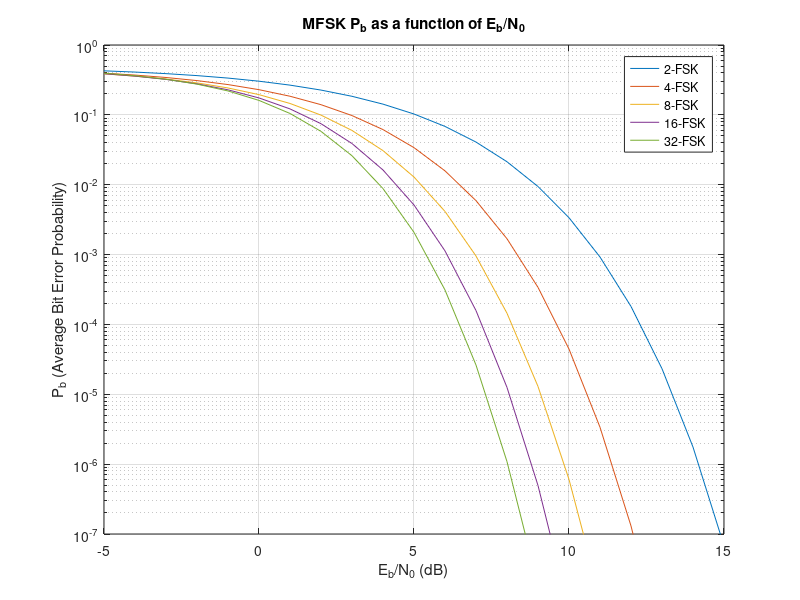
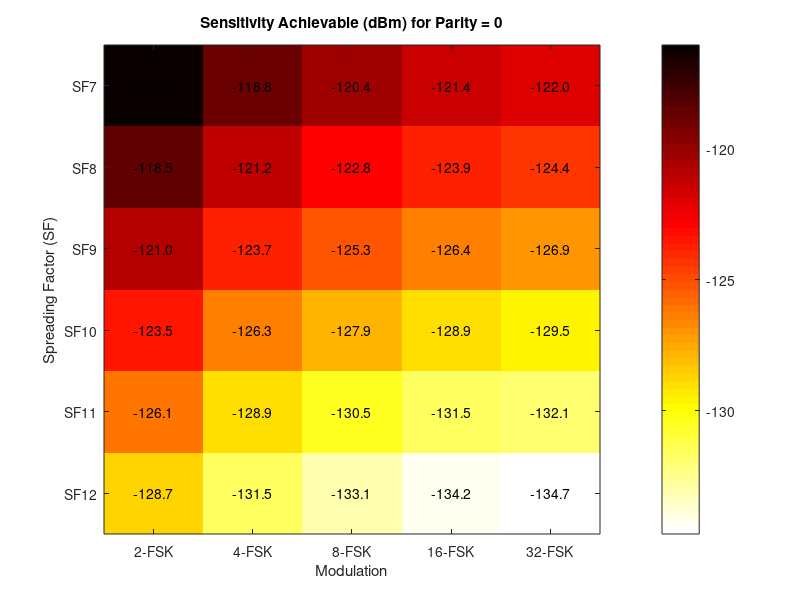
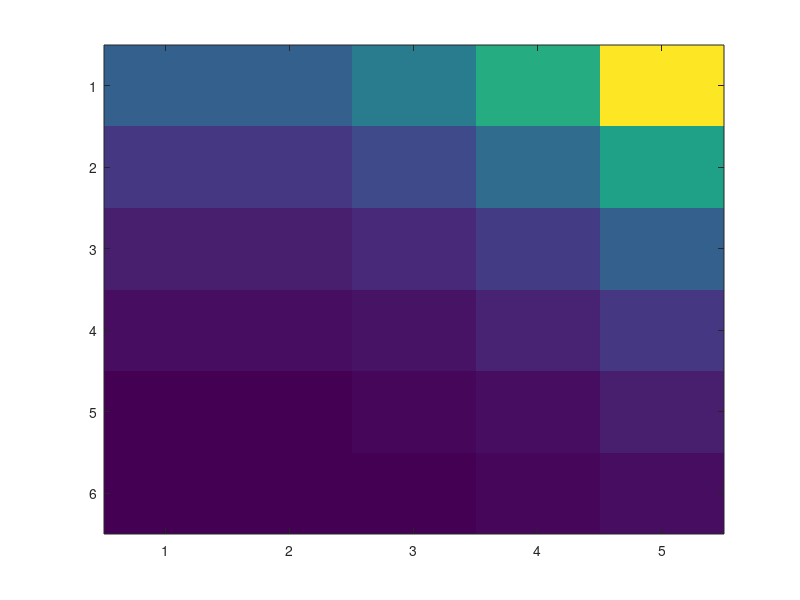

Reproduce these figures in MATLAB, in order. (Note: this script raises an error after producing the figures.)
clc; clear; close all;

%% Vectorized!!!!!!!!!!!!!!!!!
function Pb = compute_Pb(EbN0_vec, M)
    Pb = zeros(size(EbN0_vec));
    for k = 1:length(EbN0_vec)
        EbN0 = EbN0_vec(k);
        Pb_k = 0;
        for n = 1:M-1
            term = ((M / 2) / (M - 1)) * ((-1)^(n+1) / (n + 1)) * nchoosek(M - 1, n) * exp((-n * log2(M) * EbN0) / (n + 1)); %log2(M) because Es=m*Eb
            Pb_k = Pb_k + term;
        end
        Pb(k) = Pb_k;
    end
end

%% Main script
target_Pb = 1e-5;
m_values = 1:5;
EbN0_dB_range = -5:1:15;
EbN0_lin_range = 10.^(EbN0_dB_range / 10);
EbN0_estimated = zeros(1, length(m_values));

figure;
for idx = 1:length(m_values)
    m = m_values(idx);
    M = 2^m;
    Pb_values = compute_Pb(EbN0_lin_range, M);
    
    % Estimate required Eb/N0 for target Pb
    EbN0_estimated(idx) = interp1(Pb_values, EbN0_dB_range, target_Pb, 'linear', 'extrap');
    
    semilogy(EbN0_dB_range, Pb_values, 'DisplayName', sprintf('%d-FSK', M)); hold on;
end

title('MFSK P_b as a function of E_b/N_0');
xlabel('E_b/N_0 (dB)');
ylabel('P_b (Average Bit Error Probability)');
legend show;
grid on;
ylim([1e-7, 1]);

%% LoRa spectral efficiency & bit rate (SF fixed)
%SF = 7;  % can change to 7 if needed
SF_values = 7:12;
p_values = 0:4;
BW_LoRa = 125e3;

spec_eff = zeros(length(SF_values), length(p_values));
bit_rate = zeros(length(SF_values), length(p_values));
for i = 1:length(SF_values)
    SF = SF_values(i);
    for j = 1:length(p_values)
        p = p_values(j);
        spec_eff(i,j) = (SF / (2^SF)) * (4 / (4 + p));
        bit_rate(i,j) = spec_eff(i,j) * BW_LoRa;
    end
end
disp(bit_rate);
%% Sensitivity and Bandwidth computation: bit rate fixed
NF = 6; % Noise figure
S = zeros(length(SF_values), length(p_values), length(m_values));
BW = zeros(length(SF_values), length(p_values), length(m_values));
for idx1 = 1:length(m_values) %5
    m = m_values(idx1);
    fprintf('Estimated Sensitivity for %d-FSK (dB): \n', 2^m);
    for idx2 = 1:length(SF_values) %7
        for idx3 = 1:length(p_values) %5
            EbN0_lin = 10^(EbN0_estimated(idx1)/10);
            Rb = bit_rate(idx2, idx3);
            S(idx2, idx3, idx1) = -174 + NF + 10 * log10(Rb * EbN0_lin);
            BW(idx2, idx3, idx1) = ((2^m) * Rb) / m;
        end
    end
    disp(S(:,:,idx1));
    fprintf('and Estimated Bandwidth for %d-FSK (dB): \n', 2^m);
    disp(BW(:,:,idx1));
end


%% Display for bit rate fixed
% Settings
SF_values = 7:12;
m_values = [1 2 3 4 5]; % → M = 2, 4, 8, 16, 32
M_labels = {'2-FSK', '4-FSK', '8-FSK', '16-FSK', '32-FSK'};
p_index = 1; % Parity = 0

% Extract sensitivity and bandwidth for parity = 0
S_p0 = squeeze(S(:, p_index, :));  % [SF x MFSK]
BW_p0 = squeeze(BW(:, p_index, :)); % [SF x MFSK]

% --- Heatmap: Sensitivity ---
figure;
imagesc(S_p0);
colormap(flipud(hot));
colorbar;
title('Sensitivity Achievable (dBm) for Parity = 0');
xlabel('Modulation');
ylabel('Spreading Factor (SF)');
xticks(1:length(M_labels));
xticklabels(M_labels);
yticks(1:length(SF_values));
yticklabels(arrayfun(@(x) sprintf('SF%d', x), SF_values, 'UniformOutput', false));
for i = 1:size(S_p0,1)
    for j = 1:size(S_p0,2)
        text(j, i, sprintf('%.1f', S_p0(i,j)), 'HorizontalAlignment', 'center', 'Color', 'k');
    end
end

% --- Heatmap: Bandwidth ---
figure;
imagesc(BW_p0);
colormap(parula);
colorbar;
title('Bandwidth Needed (Hz) for Parity = 0');
xlabel('Modulation');
ylabel('Spreading Factor (SF)');
xticks(1:length(M_labels));
xticklabels(M_labels);
yticks(1:length(SF_values));
yticklabels(arrayfun(@(x) sprintf('SF%d', x), SF_values, 'UniformOutput', false));
for i = 1:size(BW_p0,1)
    for j = 1:size(BW_p0,2)
        text(j, i, sprintf('%.0f', BW_p0(i,j)), 'HorizontalAlignment', 'center', 'Color', 'k');
    end
end




%% Sensitivity fixed like LoRa SF12

%% Final Sensitivity Table: Sensitivity (dBm) for each (SF, p) at fixed Pb
BW_LoRa=125e3;
NF= 6;
Pb_target = 1e-5; % Target probability of bit error
z = sqrt(2) * erfcinv(4 * Pb_target); % Corresponding z value

SF_values = 7:12;
p_values = 0:4;

Sensitivity_LoRa = zeros(length(SF_values), length(p_values)); % Initialize result matrix

for i = 1:length(SF_values)
    SF = SF_values(i);
    for j = 1:length(p_values)
        p = p_values(j);

        % Compute SNR in linear scale
        SNR_linear = ((z + 1.28 * sqrt(SF) - 0.4) / 1.28)^2 * (4 / (4 + p)) / (2^SF);

        % Convert to dB
        SNR_dB = 10 * log10(SNR_linear);

        % Compute Sensitivity
        Sensitivity_dBm = -174 + 10 * log10(BW_LoRa) + NF + SNR_dB;

        % Store in table
        Sensitivity_LoRa(i, j) = Sensitivity_dBm;
    end
end


Rb_table = zeros(length(SF_values), length(p_values), length(m_values));
BW_table = zeros(length(SF_values), length(p_values), length(m_values));

for idx1 = 1:length(m_values)
    m = m_values(idx1);
    M = 2^m;
    EbN0_lin = 10^(EbN0_estimated(idx1)/10);
    for idx2 = 1:length(SF_values)
        
        for idx3 = 1:length(p_values)
            p = p_values(idx3);
            S = Sensitivity_LoRa(idx2,idx3); % Fixed sensitivity like LoRa
        % Rb from noise power and sensitivity
            Rb = ((10^((S + 174 - NF)/10)) / EbN0_lin)*(4/(p+4));
    %     Rb(idx2) = (10^((S+174-NF)/10))./EbN0(idx2);
% 
%     BW(idx2) = ((2^m)*Rb(idx2))/m;
            % Required BW for M-FSK
            BW = (M * Rb) / m;
    
            Rb_table(idx2, idx3, idx1) = Rb;
            BW_table(idx2, idx3, idx1) = BW;
        end
    end
    fprintf('Achievable Bit Rate for %d-FSK (bps): \n', M);
    disp(Rb_table(:,:,idx1));
    fprintf('and Needed Bandwidth for %d-FSK (Hz): \n', M);
    disp(BW_table(:,:,idx1));
end



% 
% Rb = zeros(1, length(m_values));
% BW = zeros(1, length(m_values));
% for idx2 = 1:length(m_values)
%     m = m_values(idx2);
%     Rb(idx2) = (10^((S+174-NF)/10))./EbN0(idx2);
% 
%     BW(idx2) = ((2^m)*Rb(idx2))/m;
% 
% end
% display(Rb)
% display(BW)
%% display heat map

% Plotting heatmaps for Rb and BW
% Setup
SF_values = 7:12;
m_values = [1 2 3 4 5]; % → 2^m = 2, 4, 8, 16, 32
M_labels = {'2-FSK', '4-FSK', '8-FSK', '16-FSK', '32-FSK'};
p_index = 1; % Parity bit = 0

% Extract data for parity = 0
Rb_fixedP = squeeze(Rb_table(:, p_index, :));   % [SF x MFSK]
BW_fixedP = squeeze(BW_table(:, p_index, :)); % [SF x MFSK]

% === Sensitivity Heatmap ===
figure;
imagesc(Rb_fixedP);
colormap(flipud(hot)); % Better contrast for negative dBm values
colorbar;
title('Bit Rate achievable(bps) at Parity = 0');
xlabel('Modulation');
ylabel('Spreading Factor (SF)');
xticks(1:length(M_labels));
xticklabels(M_labels);
yticks(1:length(SF_values));
yticklabels(arrayfun(@(x) sprintf('SF%d', x), SF_values, 'UniformOutput', false));
for i = 1:size(Rb_fixedP,1)
    for j = 1:size(Rb_fixedP,2)
        text(j, i, sprintf('%.1f', Rb_fixedP(i,j)), 'HorizontalAlignment', 'center', 'Color', 'k');
    end
end

% === Bandwidth Heatmap ===
figure;
imagesc(BW_fixedP);
colormap(parula);
colorbar;
title('Bandwidth needed (Hz) at Parity = 0');
xlabel('Modulation');
ylabel('Spreading Factor (SF)');
xticks(1:length(M_labels));
xticklabels(M_labels);
yticks(1:length(SF_values));
yticklabels(arrayfun(@(x) sprintf('SF%d', x), SF_values, 'UniformOutput', false));
for i = 1:size(BW_fixedP,1)
    for j = 1:size(BW_fixedP,2)
        text(j, i, sprintf('%.0f', BW_fixedP(i,j)), 'HorizontalAlignment', 'center', 'Color', 'k');
    end
end




%% OFDM-MFSK STUDY for sensitivity fixed like LoRa
division = zeros(length(SF_values), length(p_values), length(m_values));
subcarriers_needed = zeros(length(SF_values), length(p_values), length(m_values));
subcarriers_spacing = zeros(length(SF_values), length(p_values), length(m_values));
bandwidth_needed= zeros(length(SF_values), length(p_values), length(m_values));
can_achieve_lora_bit_rate = false(length(SF_values), length(p_values), length(m_values));
BW_used=zeros(length(SF_values), length(p_values), length(m_values));
remaining_bw = zeros(length(SF_values), length(p_values), length(m_values));
spec_eff_mfsk_improved= zeros(length(SF_values), length(p_values), length(m_values));
for x1 = 1:length(m_values)
    m = m_values(x1);
    for x2 = 1:length(p_values)
        p = p_values(x2);
        for x3 = 1:length(SF_values)
            SF = SF_values(x3);
            division(x3, x2, x1)=bit_rate(x3, x2)/Rb_table(x3, x2, x1);
            subcarriers_needed(x3, x2, x1) = ceil(division(x3, x2, x1)*M);
            subcarriers_spacing(x3, x2, x1) = BW_LoRa/subcarriers_needed(x3, x2, x1);
            bandwidth_needed(x3, x2, x1)=(Rb_table(x3, x2, x1) *2^m)/m;
            if subcarriers_spacing(x3, x2, x1)>=bandwidth_needed(x3, x2, x1)
                can_achieve_lora_bit_rate(x3, x2, x1)= true;
                if can_achieve_lora_bit_rate(x3, x2, x1) == true
                    BW_used(x3, x2, x1)=subcarriers_needed(x3, x2, x1)*(Rb_table(x3, x2, x1) *2^m)/m;
                    remaining_bw(x3, x2, x1)=BW_LoRa-BW_used(x3, x2, x1);
                    spec_eff_mfsk_improved(x3, x2, x1)=Rb_table(x3, x2, x1)/BW_used(x3, x2, x1);
                end

            end

        
        end

    end
end
disp(spec_eff_mfsk_improved)
%disp(division)
%disp(subcarriers_needed)
%disp(subcarriers_spacing)
%disp(can_achieve_lora_bit_rate(:, 1, :))
%disp(BW_used)
%disp(remaining_bw(:, 1, :))
% calculations 

%% display data

% Define your data
SF_values = 7:12;
MFSK_labels = {'BFSK','4-FSK','8-FSK','16-FSK','32-FSK'};

% Extract and scale the data for parity = 0
bw_data = squeeze(remaining_bw(:, 1, :)) / 1e3;  % size: 6 SF × 5 MFSK
cmap = [ ...
    0.2, 0.4, 0.8;  % Blue
    0.4, 0.3, 0.9;  % Indigo
    0.6, 0.2, 0.8;  % Purple
    0.7, 0.3, 0.6;  % Plum
    0.8, 0.4, 0.7]; % Violet

% Plot grouped bar chart
figure;
b = bar(bw_data, 'grouped');
for k = 1:length(b)
    b(k).FaceColor = cmap(k, :);
end
set(gca, 'XTickLabel', SF_values);
xlabel('Spreading Factor (SF)');
ylabel('Remaining Bandwidth [kHz]');
legend(MFSK_labels, 'Location', 'northwest');
title('Remaining Bandwidth vs MFSK (Parity = 0)');
grid on;
% Add numeric labels on top of bars
hold on;
[rows, cols] = size(bw_data);
for i = 1:cols
    for j = 1:rows
        x = j + (i - (cols+1)/2)*(0.8/cols); % x-offset for grouped bars
        y = bw_data(j, i);
        if y > 0
            text(x, y + 3, sprintf('%.2f', y), 'HorizontalAlignment', 'center', 'FontSize', 8);
        end
    end
end




%% OFDM-MFSK STUDY for Rb fixed like LoRa
%obtained sensitivity S and BW needed BW
%use sensitivity formula!







%% BW fixed to 125e3 Hz
BW=125e3;
m=0;
NF= 6;
Rb = zeros(1, length(m_values));
sensi = zeros(1, length(m_values));
for idx2 = 1:length(m_values)
    m = m_values(idx2);
    Rb(idx2)=(m*BW)/(2^m);
    sensi(idx2) = -174 + NF + 10*log10(Rb(idx2) * 10^(EbN0(idx2)/10));

end
display(Rb)
display(sensi)
%%
clc; clear; close all;

%%
clc; clear; close all;

%% Bit Rate AND BW fixed like LoRa SF12
Rb=366; %bps
BW =125e3;
m=0;
NF= 6;

target_Pb = 1e-5;
m_values = [1, 2, 3, 4, 5];
EbN0_dB_range = -5:0.1:20;
EbN0_lin_range = 10.^(EbN0_dB_range / 10);
SNR_lin_range = EbN0_lin_range.*Rb/BW;
SNR_dB_range = 10*log10(SNR_lin_range);

EbN0= zeros(1, length(m_values));
figure;
for idx = 1:length(m_values)
    m = m_values(idx);
    M = 2^m;
    Pb_values = compute_Pb(EbN0_lin_range, M);
    
    EbN0_estimated = interp1(Pb_values, EbN0_dB_range, target_Pb, 'linear', 'extrap');
    sensi = -174 + NF + 10*log10(BW)+ SNR_dB_range;
    semilogy(EbN0_dB_range, sensi, 'DisplayName', sprintf('%d-FSK', M)); hold on;

    fprintf('For %d-FSK, the estimated Eb/N0 is %.2f dB \n', M, EbN0_estimated);
end
EbN0
title('MFSK P_b as a function of Eb/N_0');
xlabel('E_b/N_0 (dB)');
ylabel('P_b (Average Bit Error Probability)');
legend show;
grid on;
ylim([1e-7, 1]);

%%
Rb = 366; % bps
BW = 125e3; % Hz
NF = 6; % dB

m_values = [1, 2, 3, 4, 5, 6]; % Corresponds to M = 2, 4, 8, 16, 32
EbN0_dB_range = -5:0.1:20;
EbN0_lin_range = 10.^(EbN0_dB_range / 10);



for idx = 1:length(m_values)
    m = m_values(idx);
    M = 2^m;

    % Compute BER (P_b) vs. Eb/N0
    Pb_values = compute_Pb(EbN0_lin_range, M);

    % Calculate SNR for each Eb/N0
    SNR_lin = EbN0_lin_range * Rb / BW;
    SNR_dB = 10*log10(SNR_lin);

    % Calculate sensitivity (in dBm) for each point
    sensitivity_dBm = -174 + 10*log10(BW) + NF + SNR_dB;

    % Plot Sensitivity vs. BER (Pb)
    plot(Pb_values, sensitivity_dBm, 'DisplayName', sprintf('%d-FSK', M), 'LineWidth', 1.5);
    hold on;
end

grid on;
xlabel('Bit Error Rate (P_b)');
ylabel('Sensitivity (dBm)');
title('Sensitivity vs. BER for different M-FSK modulations');
legend show;
xlim([0 1e-5]);
ylim([-140 -120]);
hold off;